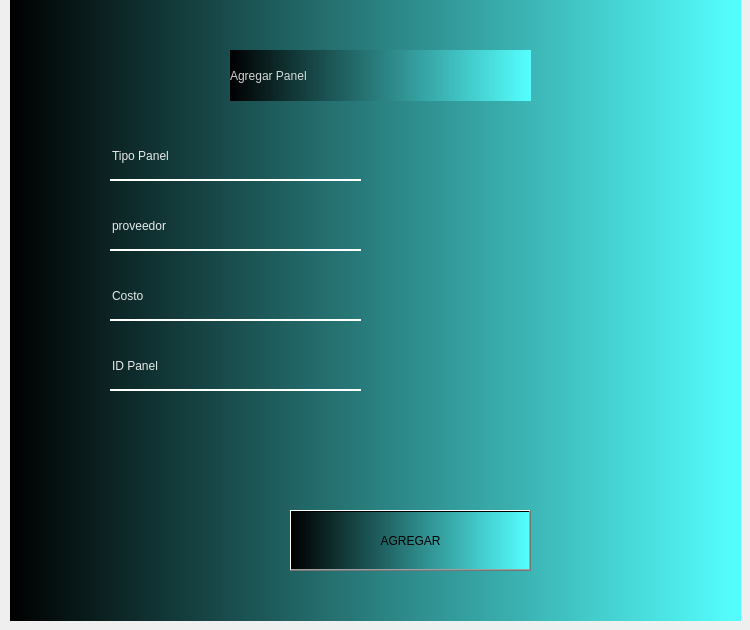
    <widget class="QWidget" name="tab_14">
     <attribute name="title">
      <string>editemployee</string>
     </attribute>
     <widget class="QWidget" name="widget_4" native="true">
      <property name="geometry">
       <rect>
        <x>10</x>
        <y>0</y>
        <width>731</width>
        <height>621</height>
       </rect>
      </property>
      <property name="styleSheet">
       <string notr="true">background-color: rgb(85, 255, 255);
background-color: qlineargradient(spread:pad, x1:0, y1:0, x2:1, y2:0, stop:0 rgba(0, 0, 0, 255), stop:1 rgba(85, 255, 255));</string>
      </property>
      <widget class="QPushButton" name="pushButton_6">
       <property name="geometry">
        <rect>
         <x>280</x>
         <y>510</y>
         <width>241</width>
         <height>61</height>
        </rect>
       </property>
       <property name="styleSheet">
        <string notr="true">color:rgba(255,255,255,210);
background-color: rgba(0, 20, 80, 1);
font: 75 20pt &quot;Rockwell&quot;;
border-radus: 50%;
QPushButton #pushButton {
background-color: qlineargradient(spread:pad, x1:0, y1:0.505682, x2:1, y2:0.477, stop:0 rgba(20, 47, 78, 219), stop:1 rgba(85, 98, 112, 226));
color:rgba(255,255,255,210);
border-radus:5px;
}



</string>
       </property>
       <property name="text">
        <string>AGREGAR</string>
       </property>
      </widget>
      <widget class="QLineEdit" name="lineEdit_17">
       <property name="geometry">
        <rect>
         <x>100</x>
         <y>210</y>
         <width>251</width>
         <height>41</height>
        </rect>
       </property>
       <property name="styleSheet">
        <string notr="true">background-color:rgba(0, 0, 0, 0);
font: italic 10pt &quot;MS Sans Serif&quot;;
border:none;
border-bottom:2px solid #ffffff;
color:rgba(255,255,255,230);
padding-bottom:7px;</string>
       </property>
       <property name="text">
        <string>proveedor</string>
       </property>
      </widget>
      <widget class="QLineEdit" name="lineEdit_18">
       <property name="geometry">
        <rect>
         <x>100</x>
         <y>140</y>
         <width>251</width>
         <height>41</height>
        </rect>
       </property>
       <property name="styleSheet">
        <string notr="true">background-color:rgba(0, 0, 0, 0);
font: italic 10pt &quot;MS Sans Serif&quot;;
border:none;
border-bottom:2px solid #ffffff;
color:rgba(255,255,255,230);
padding-bottom:7px;</string>
       </property>
       <property name="text">
        <string>Tipo Panel</string>
       </property>
      </widget>
      <widget class="QLabel" name="label_12">
       <property name="geometry">
        <rect>
         <x>220</x>
         <y>50</y>
         <width>301</width>
         <height>51</height>
        </rect>
       </property>
       <property name="styleSheet">
        <string notr="true">color:rgba(255,255,255,210);
font: 75 20pt &quot;Rockwell&quot;;

</string>
       </property>
       <property name="text">
        <string>Agregar Panel</string>
       </property>
      </widget>
      <widget class="QLineEdit" name="lineEdit_19">
       <property name="geometry">
        <rect>
         <x>100</x>
         <y>280</y>
         <width>251</width>
         <height>41</height>
        </rect>
       </property>
       <property name="styleSheet">
        <string notr="true">background-color:rgba(0, 0, 0, 0);
font: italic 10pt &quot;MS Sans Serif&quot;;
border:none;
border-bottom:2px solid #ffffff;
color:rgba(255,255,255,230);
padding-bottom:7px;</string>
       </property>
       <property name="text">
        <string>Costo</string>
       </property>
      </widget>
      <widget class="QLineEdit" name="lineEdit_21">
       <property name="geometry">
        <rect>
         <x>100</x>
         <y>350</y>
         <width>251</width>
         <height>41</height>
        </rect>
       </property>
       <property name="styleSheet">
        <string notr="true">background-color:rgba(0, 0, 0, 0);
font: italic 10pt &quot;MS Sans Serif&quot;;
border:none;
border-bottom:2px solid #ffffff;
color:rgba(255,255,255,230);
padding-bottom:7px;</string>
       </property>
       <property name="text">
        <string>ID Panel</string>
       </property>
      </widget>
     </widget>
    </widget>
